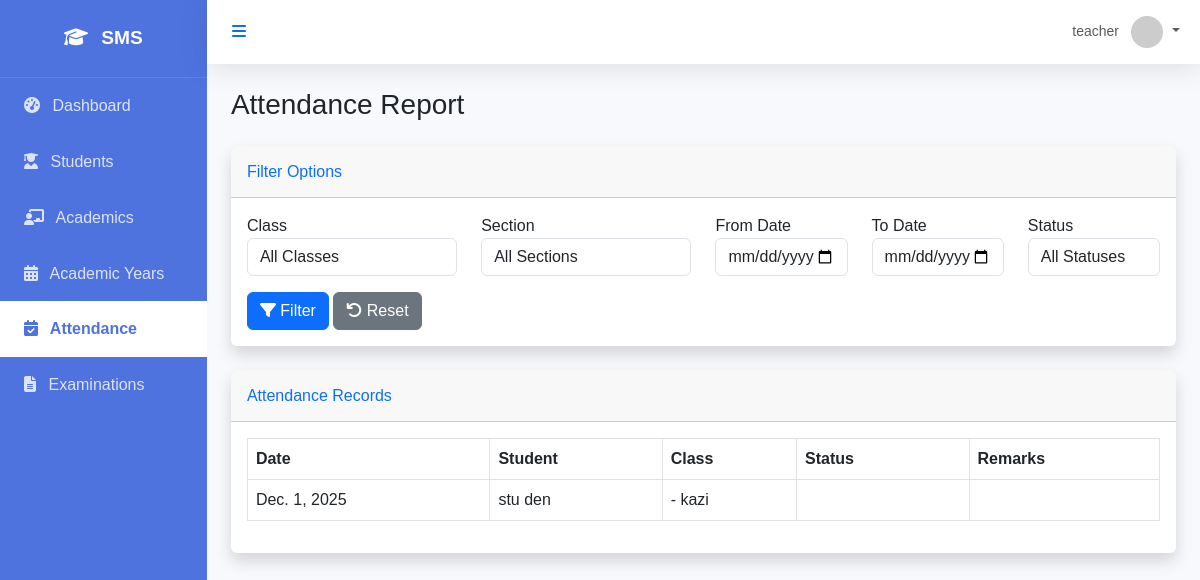
/attendance/reports/ (signed in), run on an earlier commit of the app's database.
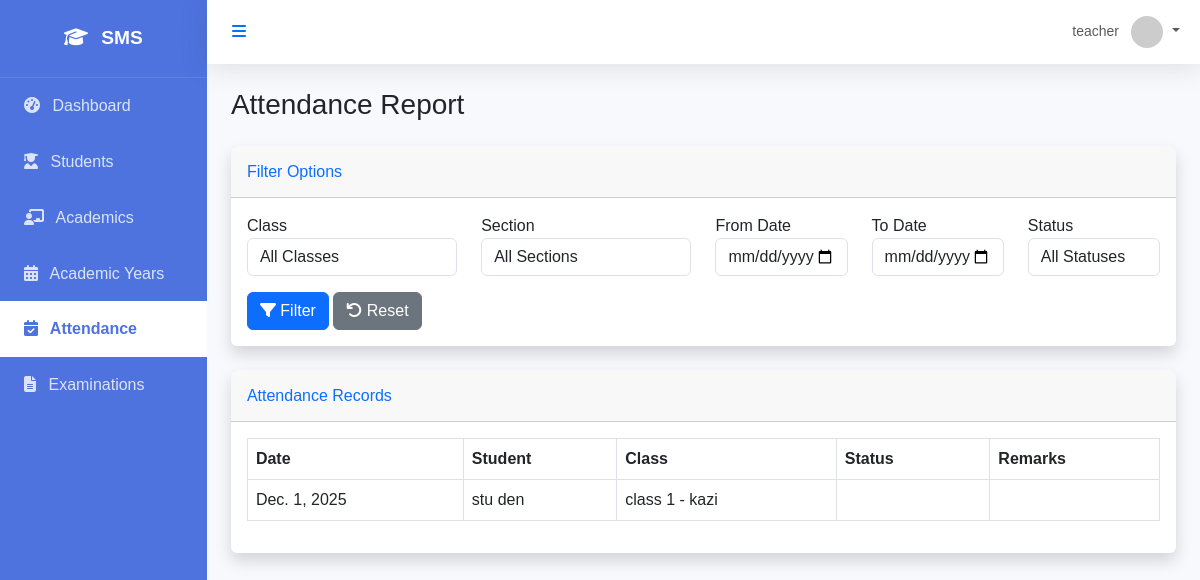
And on a later commit of the database.
### attendance/models.py (models this page shows, shortened)
class Attendance(models.Model):
    STATUS_CHOICES = [
        ('PRESENT', 'Present'),
        ('ABSENT', 'Absent'),
        ('LATE', 'Late'),
        ('EXCUSED', 'Excused'),
    ]
    student = models.ForeignKey(Student, on_delete=models.CASCADE, related_name='attendance_records')
    date = models.DateField()
    status = models.CharField(max_length=10, choices=STATUS_CHOICES, default='PRESENT')
    remarks = models.CharField(max_length=255, blank=True)
    recorded_by = models.ForeignKey(User, on_delete=models.SET_NULL, null=True, related_name='attendance_entries')
    created_at = models.DateTimeField(auto_now_add=True)
    updated_at = models.DateTimeField(auto_now=True)
    class Meta:
        unique_together = ['student', 'date']
        ordering = ['-date']

### students/models.py (models this page shows, shortened)
class Student(models.Model):
    user = models.OneToOneField(settings.AUTH_USER_MODEL, on_delete=models.CASCADE, related_name='student_profile')
    admission_number = models.CharField(max_length=50, unique=True)
    admission_date = models.DateField()
    roll_number = models.IntegerField(null=True, blank=True)
    date_of_birth = models.DateField()
    gender = models.CharField(max_length=10, choices=[('M', 'Male'), ('F', 'Female'), ('O', 'Other')])
    blood_group = models.CharField(max_length=5, blank=True)
    address = models.TextField()
    phone_number = models.CharField(max_length=15, blank=True)
    current_class = models.ForeignKey('academics.Class', on_delete=models.SET_NULL, null=True, blank=True, related_name='students')
    section = models.ForeignKey('academics.Section', on_delete=models.SET_NULL, null=True, blank=True, related_name='students')
    created_at = models.DateTimeField(auto_now_add=True)
    updated_at = models.DateTimeField(auto_now=True)

### core/models.py (models this page shows, shortened)
class User(AbstractUser):
    class Role(models.TextChoices):
        SUPER_ADMIN = "SUPER_ADMIN", "Super Admin"
        SCHOOL_ADMIN = "SCHOOL_ADMIN", "School Admin"
        ACADEMIC_ADMIN = "ACADEMIC_ADMIN", "Academic Admin"
        TEACHER = "TEACHER", "Teacher"
        STUDENT = "STUDENT", "Student"
        PARENT = "PARENT", "Parent"
        ACCOUNTANT = "ACCOUNTANT", "Accountant"
        LIBRARIAN = "LIBRARIAN", "Librarian"
        RECEPTIONIST = "RECEPTIONIST", "Receptionist"
        HR_MANAGER = "HR_MANAGER", "HR Manager"
    role = models.CharField(max_length=50, choices=Role.choices, default=Role.STUDENT)
    objects = CustomUserManager()

### academics/models.py (models this page shows, shortened)
class Section(models.Model):
    name = models.CharField(max_length=10) # e.g. A, B, C
    class_name = models.ForeignKey(Class, on_delete=models.CASCADE, related_name='sections')
    class_teacher = models.ForeignKey(User, on_delete=models.SET_NULL, null=True, blank=True, limit_choices_to={'role': 'TEACHER'})
    class Meta:
        unique_together = ['name', 'class_name']
        ordering = ['name']

class Class(models.Model):
    name = models.CharField(max_length=50) # e.g. Class 1, Grade 10
    numeric_value = models.IntegerField(unique=True) # For sorting
    class Meta:
        verbose_name_plural = "Classes"
        ordering = ['numeric_value']

### attendance/views.py (the view)
# urls.py: path('reports/', attendance_report, name='attendance_report'),
@login_required
def attendance_report(request):
    queryset = Attendance.objects.all()
    class_id = request.GET.get('class_id')
    section_id = request.GET.get('section_id')
    date_from = request.GET.get('date_from')
    date_to = request.GET.get('date_to')
    status = request.GET.get('status')
    if class_id:
        queryset = queryset.filter(student__current_class_id=class_id)
    if section_id:
        queryset = queryset.filter(student__section_id=section_id)
    if date_from:
        queryset = queryset.filter(date__gte=date_from)
    if date_to:
        queryset = queryset.filter(date__lte=date_to)
    if status:
        queryset = queryset.filter(status=status)
    queryset = queryset.select_related('student', 'student__current_class', 'student__section')
    paginator = Paginator(queryset, 50)
    page_number = request.GET.get('page')
    page_obj = paginator.get_page(page_number)
    context = {
        'attendance_records': page_obj,
        'page_obj': page_obj,
        'is_paginated': page_obj.has_other_pages(),
        'classes': Class.objects.all(),
        'sections': Section.objects.all()
    }
    return render(request, 'attendance/attendance_report.html', context)

### templates/attendance/attendance_report.html (shortened to what this page needs)
{% extends 'base.html' %}
{% block content %}
<div class="d-sm-flex align-items-center justify-content-between mb-4">
    <h1 class="h3 mb-0 text-gray-800">Attendance Report</h1>
</div>
<div class="card shadow mb-4">
    <div class="card-header py-3">
        <h6 class="m-0 font-weight-bold text-primary">Filter Options</h6>
    </div>
    <div class="card-body">
        <form method="get" class="row">
            <div class="col-md-3 mb-3">
                <label for="class_id">Class</label>
                <select name="class_id" id="class_id" class="form-control">
                    <option value="">All Classes</option>
                </select>
            </div>
            <div class="col-md-3 mb-3">
                <label for="section_id">Section</label>
                <select name="section_id" id="section_id" class="form-control">
                    <option value="">All Sections</option>
                </select>
            </div>
            <div class="col-md-2 mb-3">
                <label for="date_from">From Date</label>
                <input type="date" name="date_from" id="date_from" class="form-control" value="{{ request.GET.date_from }}">
            </div>
            <div class="col-md-2 mb-3">
                <label for="date_to">To Date</label>
                <input type="date" name="date_to" id="date_to" class="form-control" value="{{ request.GET.date_to }}">
            </div>
            <div class="col-md-2 mb-3">
                <label for="status">Status</label>
                <select name="status" id="status" class="form-control">
                    <option value="">All Statuses</option>
                </select>
            </div>
            <div class="col-md-12">
                <button type="submit" class="btn btn-primary">
                    <i class="fas fa-filter"></i> Filter
                </button>
                <a href="{% url 'attendance_report' %}" class="btn btn-secondary">
                    <i class="fas fa-undo"></i> Reset
                </a>
            </div>
        </form>
    </div>
</div>
<div class="card shadow mb-4">
    <div class="card-header py-3">
        <h6 class="m-0 font-weight-bold text-primary">Attendance Records</h6>
    </div>
    <div class="card-body">
        <div class="table-responsive">
            <table class="table table-bordered" id="dataTable" width="100%" cellspacing="0">
                <thead>
                    <tr>
                        <th>Date</th>
                        <th>Student</th>
                        <th>Class</th>
                        <th>Status</th>
                        <th>Remarks</th>
                    </tr>
                </thead>
                <tbody>
                    {% for record in attendance_records %}
                    <tr>
                        <td>{{ record.date }}</td>
                        <td>{{ record.student.user.get_full_name }}</td>
                        <td>{{ record.student.current_class.name }} - {{ record.student.section.name }}</td>
                        <td>
                            {% if record.status == 'PRESENT' %}
                            <span class="badge badge-success">Present</span>
                            {% elif record.status == 'ABSENT' %}
                            <span class="badge badge-danger">Absent</span>
                            {% elif record.status == 'LATE' %}
                            <span class="badge badge-warning">Late</span>
                            {% elif record.status == 'EXCUSED' %}
                            <span class="badge badge-info">Excused</span>
                            {% endif %}
                        </td>
                        <td>{{ record.remarks }}</td>
                    </tr>
                    {% empty %}
                    <tr>
                        <td colspan="5" class="text-center">No attendance records found.</td>
                    </tr>
                    {% endfor %}
                </tbody>
            </table>
        </div>
    </div>
</div>
{% endblock %}

What changed in the data, as far as the page shows it:
changed through a linked row, Attendance "stu den": student.current_class.name (not shown) → "class 1"
